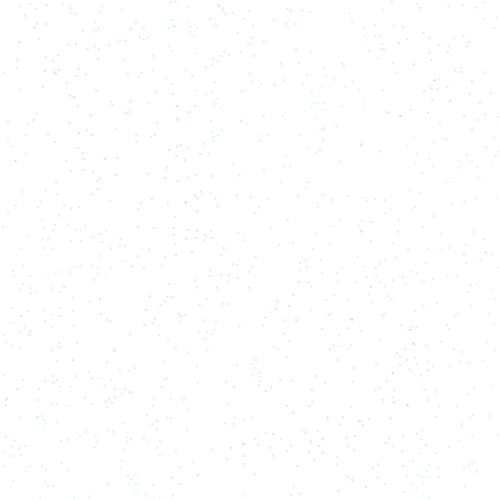
Frame 1 (no input)
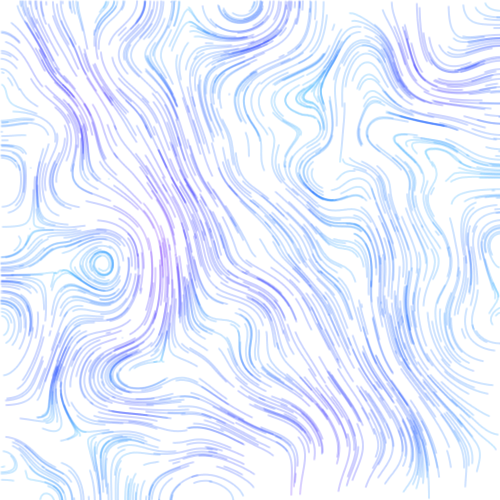
Frame 60 (the mouse pressed at the canvas centre just before this capture)
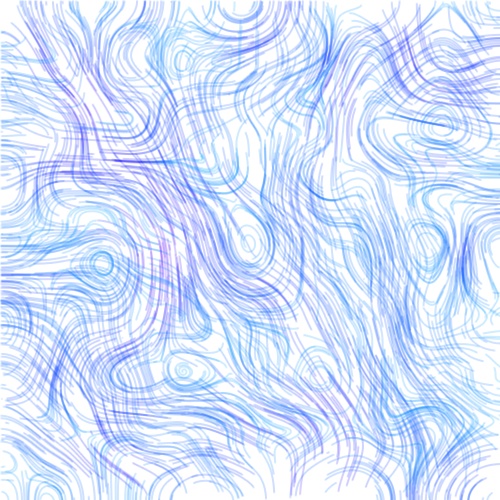
Frame 120 (the mouse held since frame 60 and released just before this capture)

The Processing sketch that drew these frames (run headless with seeded random() and noise(); from frame 60 on, the mouse is pressed at the canvas centre):

// Processing sketch: Perlin_Vortex_with_Gradient
// ── Perlin_Vortex_with_Gradient.pde
ArrayList<Agent> agents = new ArrayList<Agent>();
float scale = 500;
float EPSILON = 0.01;
float zoff = 0;

void setup(){
  size(500, 500);
  //fullScreen();
  colorMode(HSB, 360, 100, 100, 100);
  for(int i = 0; i < 1000; i++){
    agents.add(new Agent());
  }
  background(360);
}

void mousePressed(){
  background(360);
  for(Agent agent : agents){
    agent.reset();
  }
  zoff = random(100);
}

void draw(){
  noStroke();
  //fill(255, 10);
  //rect(0, 0, width, height);
  //fill(0, 5);
  for(Agent agent : agents){
    agent.update();
  }
  if(frameCount%1000 == 0){
    background(360);
    for(Agent agent : agents){
      agent.reset();
    }
    zoff = random(100);
  }
}

class Agent{
  PVector pos = new PVector();
  
  Agent(){
    pos = new PVector(random(width), random(height));
  }
  
  void reset(){
    pos = new PVector(random(width), random(height));
  }
  
  PVector gradient(PVector p){
    float x = (noise(p.x+EPSILON, p.y, zoff)-noise(p.x-EPSILON, p.y, zoff))/(2*EPSILON);
    float y = (noise(p.x, p.y+EPSILON, zoff)-noise(p.x, p.y-EPSILON, zoff))/(2*EPSILON);
    return new PVector(x, y);
  }
  
  void update(){
    PVector grad = gradient(new PVector(pos.x/scale, pos.y/scale));
    pos.add(grad.copy().normalize().rotate(HALF_PI).mult(1));
    if(grad.mag() < 0.0001)reset();
    if(pos.x < 0 || pos.x > width || pos.y < 0 || pos.y > height) reset();
    fill(grad.mag()*36+200, 100, 100, 10);
    rect(pos.x, pos.y, 2, 2);
  }
}
